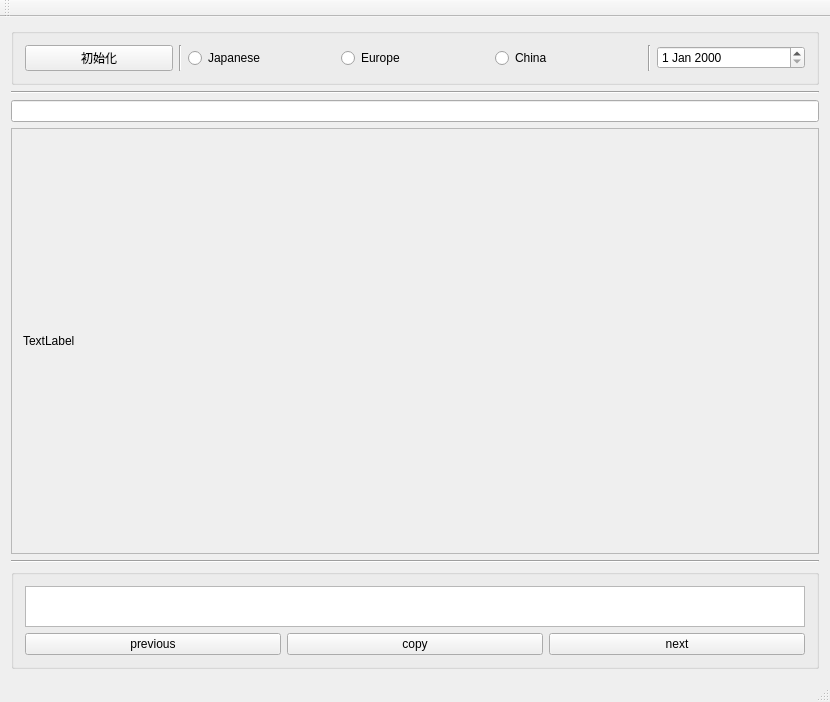
<?xml version="1.0" encoding="UTF-8"?>
<ui version="4.0">
 <class>MainWindow</class>
 <widget class="QMainWindow" name="MainWindow">
  <property name="geometry">
   <rect>
    <x>0</x>
    <y>0</y>
    <width>830</width>
    <height>702</height>
   </rect>
  </property>
  <property name="windowTitle">
   <string>MainWindow</string>
  </property>
  <widget class="QWidget" name="centralWidget">
   <layout class="QVBoxLayout" name="verticalLayout_2">
    <item>
     <widget class="QGroupBox" name="groupBox_2">
      <property name="title">
       <string/>
      </property>
      <layout class="QHBoxLayout" name="horizontalLayout_2">
       <item>
        <widget class="QPushButton" name="Init_Button">
         <property name="text">
          <string>初始化</string>
         </property>
        </widget>
       </item>
       <item>
        <widget class="Line" name="line">
         <property name="orientation">
          <enum>Qt::Vertical</enum>
         </property>
        </widget>
       </item>
       <item>
        <widget class="QRadioButton" name="Japanese_Button">
         <property name="text">
          <string>Japanese</string>
         </property>
        </widget>
       </item>
       <item>
        <widget class="QRadioButton" name="Europe_Button">
         <property name="text">
          <string>Europe</string>
         </property>
        </widget>
       </item>
       <item>
        <widget class="QRadioButton" name="China_Button">
         <property name="text">
          <string>China</string>
         </property>
        </widget>
       </item>
       <item>
        <widget class="Line" name="line_2">
         <property name="orientation">
          <enum>Qt::Vertical</enum>
         </property>
        </widget>
       </item>
       <item>
        <widget class="QDateEdit" name="dateEdit"/>
       </item>
      </layout>
     </widget>
    </item>
    <item>
     <widget class="Line" name="line_3">
      <property name="orientation">
       <enum>Qt::Horizontal</enum>
      </property>
     </widget>
    </item>
    <item>
     <widget class="QLineEdit" name="lineEdit"/>
    </item>
    <item>
     <widget class="QScrollArea" name="scrollArea">
      <property name="widgetResizable">
       <bool>true</bool>
      </property>
      <widget class="QWidget" name="scrollAreaWidgetContents">
       <property name="geometry">
        <rect>
         <x>0</x>
         <y>0</y>
         <width>810</width>
         <height>449</height>
        </rect>
       </property>
       <layout class="QVBoxLayout" name="verticalLayout">
        <item>
         <widget class="QLabel" name="label">
          <property name="text">
           <string>TextLabel</string>
          </property>
         </widget>
        </item>
       </layout>
      </widget>
     </widget>
    </item>
    <item>
     <widget class="Line" name="line_4">
      <property name="orientation">
       <enum>Qt::Horizontal</enum>
      </property>
     </widget>
    </item>
    <item>
     <widget class="QGroupBox" name="groupBox">
      <property name="sizePolicy">
       <sizepolicy hsizetype="Expanding" vsizetype="Expanding">
        <horstretch>0</horstretch>
        <verstretch>0</verstretch>
       </sizepolicy>
      </property>
      <property name="maximumSize">
       <size>
        <width>16777215</width>
        <height>100</height>
       </size>
      </property>
      <property name="title">
       <string/>
      </property>
      <layout class="QGridLayout" name="gridLayout">
       <item row="1" column="2">
        <widget class="QPushButton" name="Copy_Button">
         <property name="text">
          <string>copy</string>
         </property>
        </widget>
       </item>
       <item row="1" column="3">
        <widget class="QPushButton" name="next">
         <property name="text">
          <string>next</string>
         </property>
        </widget>
       </item>
       <item row="0" column="1" colspan="3">
        <widget class="QTextBrowser" name="textBrowser">
         <property name="sizePolicy">
          <sizepolicy hsizetype="Expanding" vsizetype="Expanding">
           <horstretch>0</horstretch>
           <verstretch>0</verstretch>
          </sizepolicy>
         </property>
         <property name="baseSize">
          <size>
           <width>7</width>
           <height>8</height>
          </size>
         </property>
        </widget>
       </item>
       <item row="1" column="1">
        <widget class="QPushButton" name="previous_buttin">
         <property name="text">
          <string>previous</string>
         </property>
        </widget>
       </item>
      </layout>
     </widget>
    </item>
   </layout>
  </widget>
  <widget class="QToolBar" name="mainToolBar">
   <attribute name="toolBarArea">
    <enum>TopToolBarArea</enum>
   </attribute>
   <attribute name="toolBarBreak">
    <bool>false</bool>
   </attribute>
  </widget>
  <widget class="QStatusBar" name="statusBar"/>
 </widget>
 <layoutdefault spacing="6" margin="11"/>
 <resources/>
 <connections/>
</ui>
